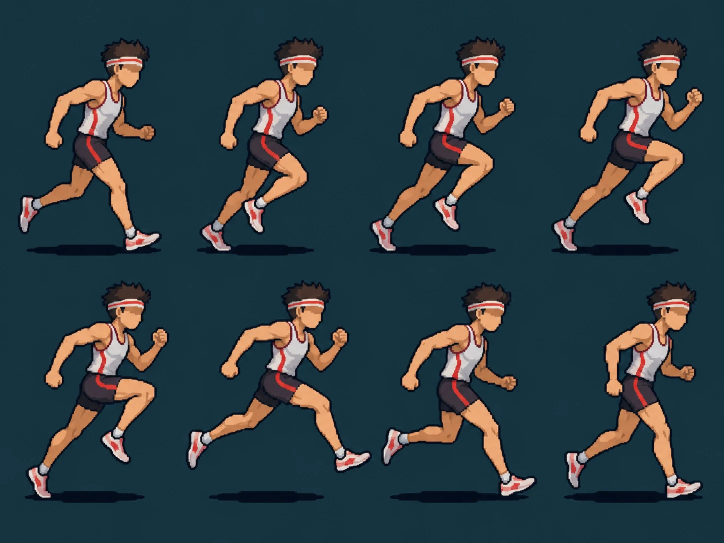
#> input picture art/runner-run-cycle.webp, 1448 x 1086 px, given in place of idle_bouncing_01.png, which was not available (shown at 1/2 size)
$ python pack_runner.py ../art ../art/runner-run-cycle.webp
#> lines starting #> are read from the running program, lines starting #| are printed output that depends on the picture; pictures that were not available may be replaced by others from this repository, and a replacement may not be noted
"""Pack 128x128 runner frames into the game's sprite sheets.

Usage: python tools/pack_runner.py art/runner public/sprites

Frames come from the generated sets in art/runner (runner_NN,
idle_bouncing_NN, idle_stretching_NN, exhausted_stop_NN,
trip_and_fall_NN, finish_line_lean_NN, celebration_NN, get_up_NN). Thin
vertical line artifacts are dropped, dust and breath puffs are kept,
a ground shadow is added, and one sheet per animation is written with
manifest.json. A `next` entry chains a play-once animation into
another when it finishes.
"""
import json
import sys

import numpy as np
from PIL import Image, ImageDraw

SRC, OUT = sys.argv[1], sys.argv[2]
FW = FH = 128
FOOT_Y = 121

# name: (file prefix, 1-based frame numbers, fps, loop, next)
# Celebration frames 4, 9, 10 and 11 came out corrupted and are skipped.
# The generator drew the second half of the trip (frames 7-12) about
# 1.4x too large; those are scaled back down to the standing size.
SCALE = {("trip_and_fall", i): 0.72 for i in range(7, 13)}

# The run cycle, bouncing and breathing sets are the corrected versions;
# the first versions are kept as *_v1_NN.
ANIMS = {
    "idle": ("idle_bouncing", range(1, 9), 8, True, None),
    "breathe": ("idle_breathing", range(1, 9), 6, True, None),
    "rest": ("exhausted_stop", range(9, 13), 5, True, None),
    "jog": ("runner", range(1, 9), 10, True, None),
    "sprint": ("runner", range(1, 9), 16, True, None),
    "stop": ("exhausted_stop", range(1, 9), 10, False, "rest"),
    "fall": ("trip_and_fall", range(1, 13), 10, False, None),
    "dip": ("finish_line_lean", range(1, 9), 10, False, "celebrate"),
    "celebrate": ("celebration", [5, 6, 7, 8, 1, 2, 3, 12], 8, True, None),
    # get_up frames 1-4 are blurry upscales; the kneel-to-stand half is clean.
    "getup": ("get_up", range(5, 9), 6, False, "idle"),
    "stretch": ("idle_stretching", range(1, 9), 6, False, "idle"),
}


def components(m):
    """Label 4-connected regions; returns (label map, count)."""
    h, w = m.shape
    label = np.zeros((h, w), dtype=np.int32)
    n = 0
    for sy, sx in zip(*np.where(m)):
        if label[sy, sx]:
            continue
        n += 1
        stack = [(sy, sx)]
        label[sy, sx] = n
        while stack:
            y, x = stack.pop()
            for yy, xx in ((y - 1, x), (y + 1, x), (y, x - 1), (y, x + 1)):
                if 0 <= yy < h and 0 <= xx < w and m[yy, xx] and not label[yy, xx]:
                    label[yy, xx] = n
                    stack.append((yy, xx))
    return label, n


def clean(a):
    """Drop the generator's line artifacts: tall vertical runs of
    pixels whose horizontal extent is at most 4px, whether or not they
    touch the figure. No body part is that thin for that long."""
    solid = a[..., 3] > 0
#> solid: shape (1086, 1448) bool; every value is 1
    h, w = solid.shape
#> h = 1086; w = 1448
    thin = np.zeros_like(solid)
    for y in range(h):
        x = 0
        while x < w:
            if not solid[y, x]:
                x += 1
                continue
            x0 = x
            while x < w and solid[y, x]:
                x += 1
            if x - x0 <= 4:
                thin[y, x0:x] = True
#> thin: shape (1086, 1448) bool; every value is 0
    for x in range(w):
        run = 0
        for y in range(h + 1):
            if y < h and thin[y, x]:
                run += 1
            else:
                if run >= 12:
                    a[y - run:y, x] = 0
                run = 0
    # Same for horizontal lines (runs of pixels at most 3px tall).
    solid = a[..., 3] > 0
    flat = np.zeros_like(solid)
    for x in range(w):
        y = 0
        while y < h:
            if not solid[y, x]:
                y += 1
                continue
            y0 = y
            while y < h and solid[y, x]:
                y += 1
            if y - y0 <= 3:
                flat[y0:y, x] = True
    for y in range(h):
        run = 0
        for x in range(w + 1):
            if x < w and flat[y, x]:
                run += 1
            else:
                if run >= 16:
                    a[y, x - run:x] = 0
                run = 0
    # Then drop any detached crumbs that are left behind.
    label, n = components(a[..., 3] > 0)
#> the loop in components, `for sy, sx in zip(*np.where(m)):` made 1572528 passes
#> n on pass 1: 1
#> after the loop in components, `for sy, sx in zip(*np.where(m)):`: label: shape (1086, 1448) int32; every value is 1
#> after the loop in components, `for sy, sx in zip(*np.where(m)):`: n = 1
#> n = 1
    for k in range(1, n + 1):
        if (label == k).sum() < 12:
            a[label == k] = 0
    return a


# [29 lines left out: functions shrink, anchor_feet, not called in this run]


# Sets whose frames drift sideways; anchored on the feet.
ANCHOR = {"get_up", "idle_stretching"}

# Whole-set vertical nudges: the corrected run cycle's contact frames
# touch down on row 118, three rows above the ground line.
SHIFT_Y = {"runner": 3}


def polish(a):
    """Clean the generator's edges: drop semi-transparent pixels, replace
    the light anti-aliasing fringe with the colour just inside it, and
    complete the dark outline wherever the silhouette has none."""
    a = a.copy()
    a[a[..., 3] < 128] = 0
    a[a[..., 3] >= 128, 3] = 255
    rgb = a[..., :3].astype(int)
    solid = a[..., 3] > 0
    h, w = solid.shape
#> h = 1086; w = 1448
    lum = rgb.mean(2)
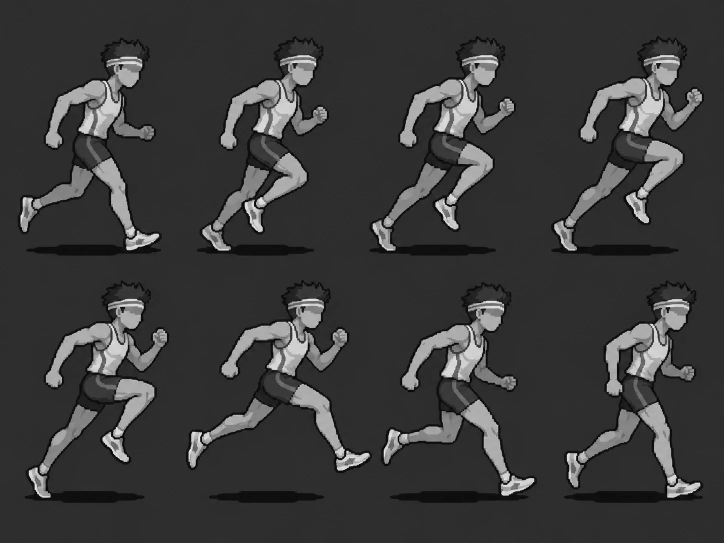
#> lum: shape (1086, 1448) float64 (shown at 1/2 size); min 0, max 255, mean 59.2
    pad = np.pad(solid, 1)
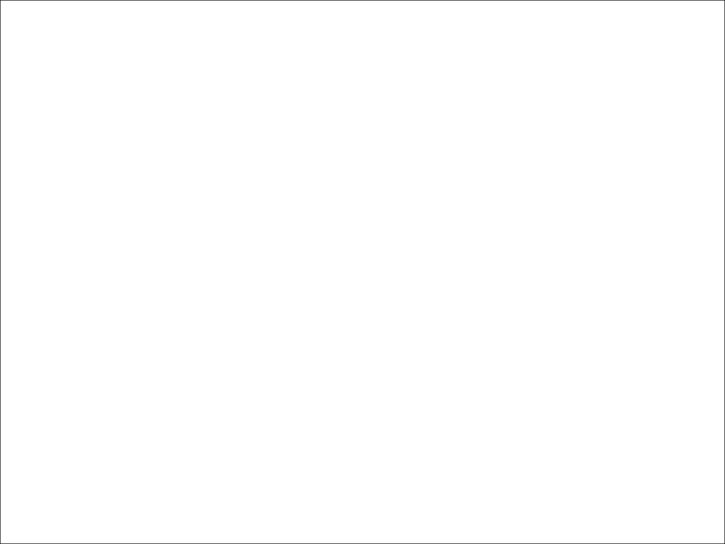
#> pad: shape (1088, 1450) bool (shown at 1/2 size); 99.7% white; black in thin lines or dots
    inner = pad[:-2, 1:-1] & pad[2:, 1:-1] & pad[1:-1, :-2] & pad[1:-1, 2:]
#> inner: shape (1086, 1448) bool; 99.7% white; black in thin lines or dots
    for _ in range(2):
        edge = solid & ~inner
        for y, x in zip(*np.where(edge)):
            nb = [(yy, xx) for yy in range(y - 1, y + 2) for xx in range(x - 1, x + 2)
                  if 0 <= yy < h and 0 <= xx < w and solid[yy, xx] and inner[yy, xx]]
            if not nb:
                continue
            nl = np.mean([lum[yy, xx] for yy, xx in nb])
            if lum[y, x] > nl + 45:
                yy, xx = min(nb, key=lambda p: lum[p])
                a[y, x, :3] = a[yy, xx, :3]
                lum[y, x] = lum[yy, xx]
#> this loop made 2 passes
#> pass 1, in polish, `edge = solid & ~inner`:
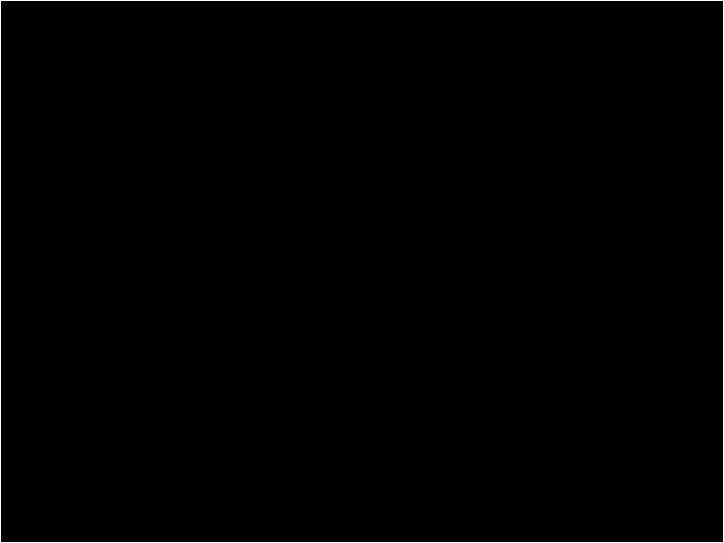
#> edge: shape (1086, 1448) bool (shown at 1/2 size); 0.32% white in thin lines or dots
    # Outline: a transparent pixel next to a light edge pixel gets a
    # dark version of that pixel's colour, so every set shares the same
    # closed outline the better frames already have.
    solid = a[..., 3] > 0
    out = a.copy()
    for y in range(h):
        for x in range(w):
            if solid[y, x]:
                continue
            best = None
            for yy, xx in ((y - 1, x), (y + 1, x), (y, x - 1), (y, x + 1)):
                if 0 <= yy < h and 0 <= xx < w and solid[yy, xx] and lum[yy, xx] > 70:
                    if best is None or lum[yy, xx] < lum[best]:
                        best = (yy, xx)
            if best is not None:
                out[y, x, :3] = (a[best][:3].astype(int) * 0.3).astype(np.uint8)
                out[y, x, 3] = 255
    return out


PALETTE_COLORS = 64


# [14 lines left out: functions shared_palette, apply_palette, not called in this run]


def load(prefix, i):
    a = np.array(Image.open(f"{SRC}/{prefix}_{i:02d}.png").convert("RGBA"))
    a = clean(a)
    if (prefix, i) in SCALE:
        a = shrink(a, SCALE[(prefix, i)])
    if prefix in ANCHOR:
        a = anchor_feet(a)
    if prefix in SHIFT_Y:
        a = np.roll(a, SHIFT_Y[prefix], axis=0)
    return polish(a)


# [7 lines left out: function compose, not called in this run]


raw = {name: [load(prefix, i) for i in nums] for name, (prefix, nums, *_) in ANIMS.items()}
#> the loop in components (call 2), `for sy, sx in zip(*np.where(m)):` made 1572528 passes
#> (the run stopped early here; a loop or call above may not have finished)
